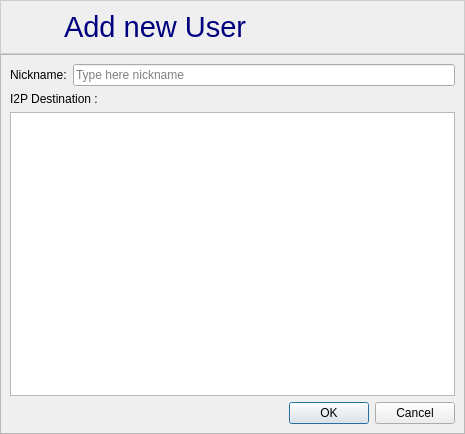
<?xml version="1.0" encoding="UTF-8"?>
<ui version="4.0">
 <class>form_newUserWindow</class>
 <widget class="QDialog" name="form_newUserWindow">
  <property name="geometry">
   <rect>
    <x>0</x>
    <y>0</y>
    <width>465</width>
    <height>434</height>
   </rect>
  </property>
  <property name="windowTitle">
   <string>Add new User</string>
  </property>
  <property name="windowIcon">
   <iconset resource="resourcen.qrc">
    <normaloff>:/icons/add_user.png</normaloff>:/icons/add_user.png</iconset>
  </property>
  <property name="locale">
   <locale language="English" country="UnitedStates"/>
  </property>
  <layout class="QGridLayout" name="gridLayout_2">
   <property name="leftMargin">
    <number>0</number>
   </property>
   <property name="topMargin">
    <number>0</number>
   </property>
   <property name="rightMargin">
    <number>0</number>
   </property>
   <property name="bottomMargin">
    <number>0</number>
   </property>
   <property name="horizontalSpacing">
    <number>6</number>
   </property>
   <property name="verticalSpacing">
    <number>0</number>
   </property>
   <item row="0" column="0">
    <widget class="QFrame" name="frame">
     <property name="styleSheet">
      <string notr="true">QFrame#frame{background-color: qlineargradient(x1:0, y1:0, x2:0, y2:1, 
stop:0 #FEFEFE, stop:1 #E8E8E8);
border: 1px solid #CCCCCC;}</string>
     </property>
     <property name="frameShape">
      <enum>QFrame::StyledPanel</enum>
     </property>
     <layout class="QHBoxLayout" name="horizontalLayout">
      <item>
       <widget class="QLabel" name="label_3">
        <property name="maximumSize">
         <size>
          <width>48</width>
          <height>48</height>
         </size>
        </property>
        <property name="text">
         <string/>
        </property>
        <property name="pixmap">
         <pixmap resource="resourcen.qrc">:/icons/add_user48.png</pixmap>
        </property>
       </widget>
      </item>
      <item>
       <widget class="QLabel" name="label_4">
        <property name="text">
         <string>&lt;!DOCTYPE HTML PUBLIC &quot;-//W3C//DTD HTML 4.0//EN&quot; &quot;http://www.w3.org/TR/REC-html40/strict.dtd&quot;&gt;
&lt;html&gt;&lt;head&gt;&lt;meta name=&quot;qrichtext&quot; content=&quot;1&quot; /&gt;&lt;style type=&quot;text/css&quot;&gt;
p, li { white-space: pre-wrap; }
&lt;/style&gt;&lt;/head&gt;&lt;body style=&quot; font-family:'MS Shell Dlg 2'; font-size:8.25pt; font-weight:400; font-style:normal;&quot;&gt;
&lt;p style=&quot; margin-top:0px; margin-bottom:0px; margin-left:0px; margin-right:0px; -qt-block-indent:0; text-indent:0px;&quot;&gt;&lt;span style=&quot; font-size:22pt; color:#00007f;&quot;&gt;Add new User&lt;/span&gt;&lt;/p&gt;&lt;/body&gt;&lt;/html&gt;</string>
        </property>
       </widget>
      </item>
     </layout>
    </widget>
   </item>
   <item row="1" column="0">
    <widget class="QFrame" name="frame_2">
     <property name="frameShape">
      <enum>QFrame::StyledPanel</enum>
     </property>
     <property name="frameShadow">
      <enum>QFrame::Raised</enum>
     </property>
     <layout class="QGridLayout" name="gridLayout">
      <item row="0" column="0" colspan="2">
       <layout class="QGridLayout">
        <property name="leftMargin">
         <number>0</number>
        </property>
        <property name="topMargin">
         <number>0</number>
        </property>
        <property name="rightMargin">
         <number>0</number>
        </property>
        <property name="bottomMargin">
         <number>0</number>
        </property>
        <property name="spacing">
         <number>6</number>
        </property>
        <item row="0" column="0">
         <layout class="QHBoxLayout">
          <property name="spacing">
           <number>6</number>
          </property>
          <property name="leftMargin">
           <number>0</number>
          </property>
          <property name="topMargin">
           <number>0</number>
          </property>
          <property name="rightMargin">
           <number>0</number>
          </property>
          <property name="bottomMargin">          
           <number>0</number>
          </property>
          <item>
           <widget class="QLabel" name="label">
            <property name="text">
             <string>Nickname:</string>
            </property>
           </widget>
          </item>
          <item>
           <widget class="QLineEdit" name="lineEdit">
            <property name="placeholderText">
             <string>Type here nickname</string>
            </property>
           </widget>
          </item>
         </layout>
        </item>
        <item row="1" column="0">
         <widget class="QLabel" name="label_2">
          <property name="text">
           <string>I2P Destination :</string>
          </property>
         </widget>
        </item>
        <item row="2" column="0">
         <widget class="QTextEdit" name="textEdit"/>
        </item>
       </layout>
      </item>
      <item row="1" column="0">
       <spacer name="horizontalSpacer">
        <property name="orientation">
         <enum>Qt::Horizontal</enum>
        </property>
        <property name="sizeHint" stdset="0">
         <size>
          <width>238</width>
          <height>17</height>
         </size>
        </property>
       </spacer>
      </item>
      <item row="1" column="1">
       <widget class="QDialogButtonBox" name="buttonBox">
        <property name="orientation">
         <enum>Qt::Horizontal</enum>
        </property>
        <property name="standardButtons">
         <set>QDialogButtonBox::Cancel|QDialogButtonBox::Ok</set>
        </property>
       </widget>
      </item>
     </layout>
    </widget>
   </item>
  </layout>
 </widget>
 <resources>
  <include location="resourcen.qrc"/>
 </resources>
 <connections>
  <connection>
   <sender>buttonBox</sender>
   <signal>accepted()</signal>
   <receiver>form_newUserWindow</receiver>
   <slot>accept()</slot>
   <hints>
    <hint type="sourcelabel">
     <x>248</x>
     <y>254</y>
    </hint>
    <hint type="destinationlabel">
     <x>157</x>
     <y>274</y>
    </hint>
   </hints>
  </connection>
  <connection>
   <sender>buttonBox</sender>
   <signal>rejected()</signal>
   <receiver>form_newUserWindow</receiver>
   <slot>reject()</slot>
   <hints>
    <hint type="sourcelabel">
     <x>316</x>
     <y>260</y>
    </hint>
    <hint type="destinationlabel">
     <x>286</x>
     <y>274</y>
    </hint>
   </hints>
  </connection>
 </connections>
</ui>
